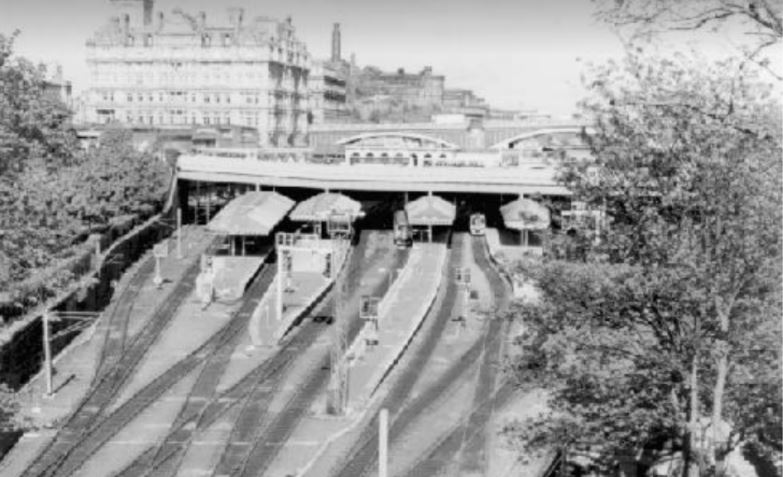
#> input picture parcial_2/lab_10/Exponential_Operator/peaje.JPG, 783 x 477 px
$ python exponentialOperator.py peaje.JPG
#> lines starting #> are read from the running program, lines starting #| are printed output that depends on the picture
import cv2
import numpy as np
from matplotlib import pyplot as plt
import sys
import math

imgReal = cv2.imread(sys.argv[1], cv2.IMREAD_GRAYSCALE) #8 bit por escala de grises
#> imgReal is the input picture: shape (477, 783); min 0, max 251, mean 153
img = imgReal

#HISTOGRAMA
f, (ax1, ax2) = plt.subplots(1, 2, sharey=True,figsize=(15, 5))
ax1.hist(img.ravel(),256,[0,256])
ax1.set_title('Imagen Original')
ax1.set_xlabel('Intensidad')
ax1.set_ylabel('Cantidad de pixeles')
cv2.imshow('Imagen Original',img)

#constant c
c = 20
b = 1.01
for i in range(len(img)):
    for j in range(len(img[0])):
        new_pixel = c * ((b**int(img[i][j])) - 1)
        img[i][j] = np.uint8(new_pixel)
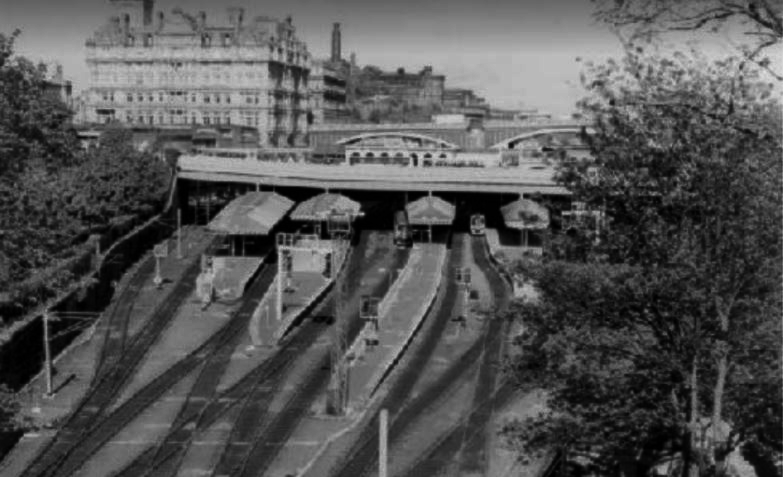
#> img: shape (477, 783); min 0, max 223, mean 83.6

# am = int(img[0][0])
# print(am)
# print(type(am))

ax2.hist(img.ravel(),256,[0,256])
ax2.set_title('Imagen (Logarithm Operator)')
ax2.set_xlabel('Intensidad')
ax2.set_ylabel('Cantidad de pixeles')
cv2.imshow('Imagen (Logarithm Operator)',img)


plt.show()
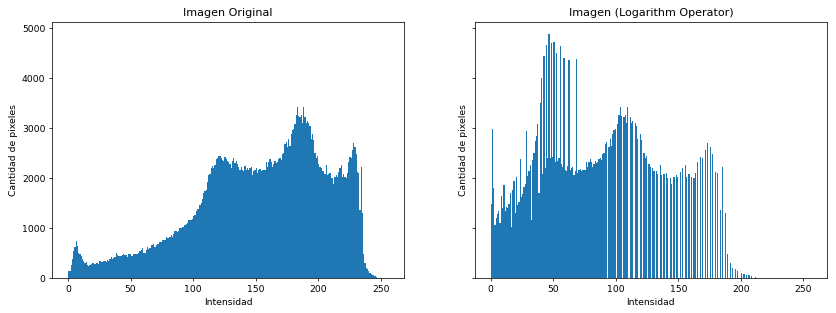
#> figure drawn by matplotlib, 2 panels; panel 1: tallest bar 3432 high, from x = 188 to 189
cv2.waitKey(0)
cv2.destroyAllWindows()
